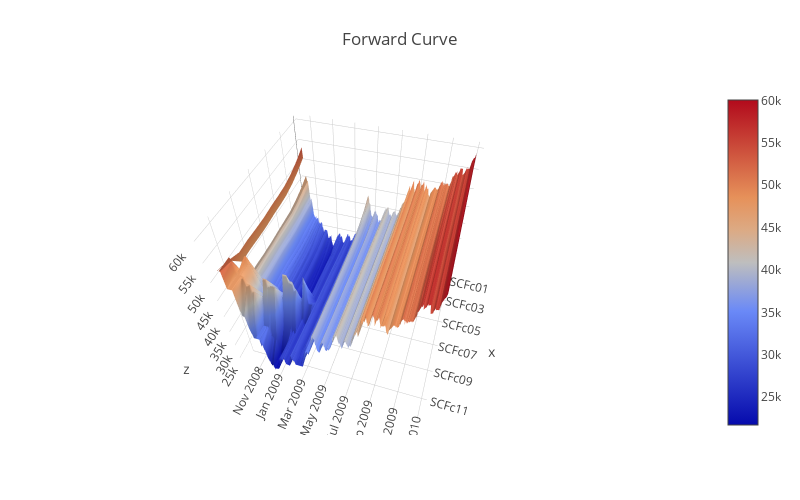

Write notebook code for a chart like this one.
### Code cell
#mx = mxs[mxs.index>'2008-1-1']
m = mx['2008-10':'2009']
data = [
    go.Surface(
        x=m.columns,
        y=m.index.values.astype(str),
        z=m.values
    )
]
layout = go.Layout(
    title='Forward Curve',
    autosize=False,
    width=800,
    height=500,
    margin=dict(
        l=10,
        r=50,
        b=65,
        t=90
    ),    
    yaxis = {
        'tickformat': '%y/%m'
    },
    showlegend=False,
)
iplot(go.Figure(data=data, layout=layout))

### Figure 1 — Plotly figure (JSON) as saved in the notebook; plotly's stock layout.template omitted (floating-point values rounded to 4 significant figures; data arrays with more than 128 entries replaced by an {"elided": "..."} marker saying what was removed)
{"data": [{"cauto": true, "cmax": 60060, "cmin": 21710, "type": "surface", "uid": "2b77874a-e2e6-11e8-9dcc-784f43970ddb", "x": ["SCFc01", "SCFc02", "SCFc03", "SCFc04", "SCFc05", "SCFc06", "SCFc07", "SCFc08", "SCFc09", "SCFc10", "SCFc11", "SCFc12"], "y": {"elided": "307 str values"}, "z": {"elided": "307x12 int values"}}], "layout": {"autosize": false, "height": 500, "margin": {"b": 65, "l": 10, "r": 50, "t": 90}, "scene": {"aspectmode": "auto", "aspectratio": {"x": 1, "y": 1, "z": 1}, "camera": {"center": {"x": 0, "y": 0, "z": 0}, "eye": {"x": 1.418, "y": 0.4372, "z": 1.577}, "up": {"x": 0, "y": 0, "z": 1}}}, "showlegend": false, "title": "Forward Curve", "width": 800, "yaxis": {"tickformat": "%y/%m"}}}
